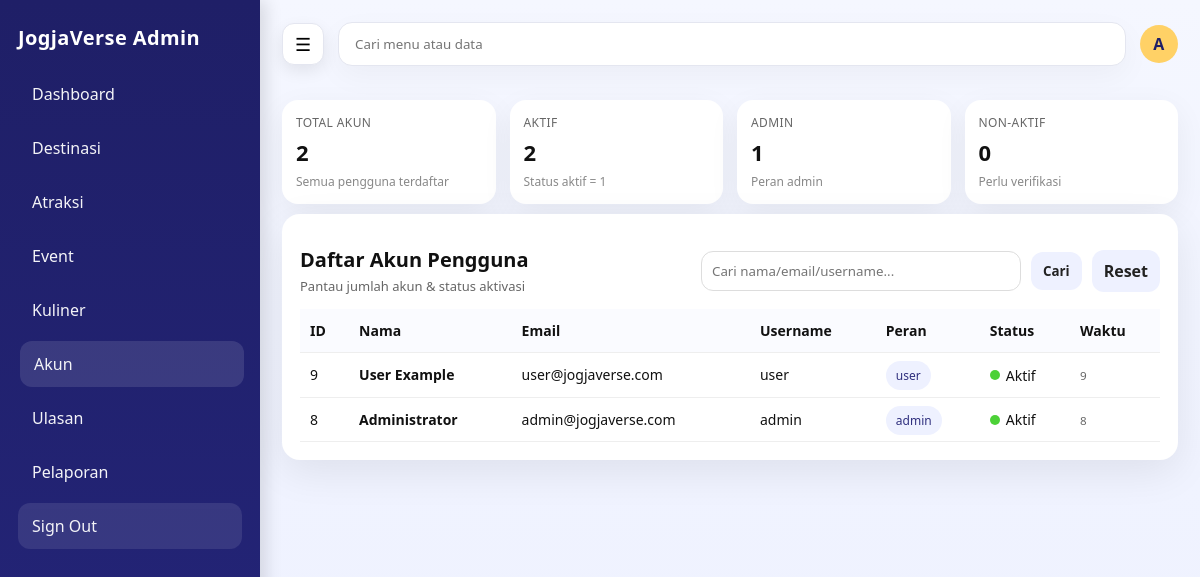
The app's page /admin/akun.php (signed in), older data.
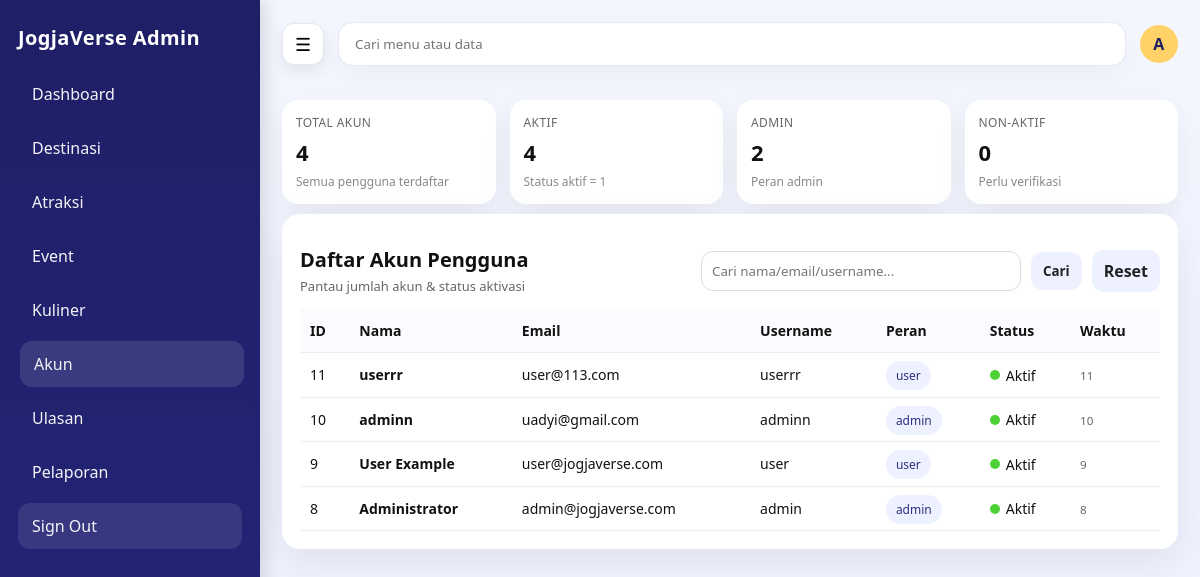
The same page, newer data.
### tables this page shows
CREATE TABLE `pengguna` (
  `id_pengguna` bigint UNSIGNED NOT NULL,
  `nama_lengkap` varchar(120) NOT NULL,
  `username` varchar(60) NOT NULL,
  `email` varchar(120) DEFAULT NULL,
  `kata_sandi_hash` varchar(255) NOT NULL,
  `peran` enum('admin','user') NOT NULL DEFAULT 'user',
  `nomor_hp` varchar(30) DEFAULT NULL,
  `foto_profil_url` varchar(255) DEFAULT NULL,
  `status_aktif` tinyint(1) NOT NULL DEFAULT '1',
  `dibuat_pada` datetime NOT NULL DEFAULT CURRENT_TIMESTAMP,
  `diubah_pada` datetime DEFAULT NULL ON UPDATE CURRENT_TIMESTAMP
);

### admin/_crud_helper.php (called while the page is built, shortened)
<?php
if (!function_exists('h')) {
  function h($val) {
    return htmlspecialchars((string)$val, ENT_QUOTES, 'UTF-8');
  }
}
function describe_table(mysqli $koneksi, string $table): array {
  $cols = [];
  $pk = null;
  $res = $koneksi->query("SHOW FULL COLUMNS FROM `$table`");
  if ($res) {
    while ($row = $res->fetch_assoc()) {
      $cols[] = $row;
      if (($row['Key'] ?? '') === 'PRI') {
        $pk = $row['Field'];
      }
    }
  }
  return [$cols, $pk];
}
function guess_time_col(array $colNames): ?string {
  foreach ($colNames as $n) {
    $ln = strtolower($n);
  }
  return null;
}

### admin/akun.php (the view, shortened to what this page needs)
<?php
require_once __DIR__ . "/../config/koneksi.php";
require_once __DIR__ . "/_crud_helper.php";
function count_pengguna(mysqli $koneksi, string $where = "", string $types = "", array $params = []): int {
  $sql = "SELECT COUNT(*) as total FROM pengguna " . $where;
  $stmt = $koneksi->prepare($sql);
  $stmt->execute();
  $row = $stmt->get_result()->fetch_assoc();
  return (int)($row['total'] ?? 0);
}
[$cols, $pk] = describe_table($koneksi, "pengguna");
$colNames = array_map(fn($c) => $c['Field'], $cols);
$orderCol = guess_time_col($colNames) ?: $pk;
$totalUser   = count_pengguna($koneksi);
$totalAktif  = count_pengguna($koneksi, "WHERE status_aktif = 1");
$totalAdmin  = count_pengguna($koneksi, "WHERE peran = 'admin'");
$totalNonAktif = $totalUser - $totalAktif;
$q = trim($_GET['q'] ?? "");
$sql = "SELECT id_pengguna, nama_lengkap, username, email, peran, status_aktif";
if ($orderCol) $sql .= ", `$orderCol`";
$sql .= " FROM pengguna";
if ($orderCol) {
  $sql .= " ORDER BY `$orderCol` DESC";
}
$stmt = $koneksi->prepare($sql);
$stmt->execute();
$users = $stmt->get_result();
?>
<?php require_once __DIR__ . "/partials/header.php"; ?>
<link rel="stylesheet" href="<?= BASE_URL ?>/assets/css/admin_crud.css">
<div class="metric-cards">
  <div class="metric-card">
    <div class="label">Total Akun</div>
    <div class="value"><?= h($totalUser) ?></div>
    <div class="muted">Semua pengguna terdaftar</div>
  </div>
  <div class="metric-card">
    <div class="label">Aktif</div>
    <div class="value"><?= h($totalAktif) ?></div>
    <div class="muted">Status aktif = 1</div>
  </div>
  <div class="metric-card">
    <div class="label">Admin</div>
    <div class="value"><?= h($totalAdmin) ?></div>
    <div class="muted">Peran admin</div>
  </div>
  <div class="metric-card">
    <div class="label">Non-aktif</div>
    <div class="value"><?= h($totalNonAktif) ?></div>
    <div class="muted">Perlu verifikasi</div>
  </div>
</div>
<div class="card">
  <div class="toolbar">
    <div>
      <h1 class="page-title" style="margin:0">Daftar Akun Pengguna</h1>
      <p class="page-sub">Pantau jumlah akun & status aktivasi</p>
    </div>
    <form method="GET" style="display:flex;gap:10px;align-items:center">
      <input class="search" type="text" name="q" placeholder="Cari nama/email/username..." value="<?= h($q) ?>">
      <button class="btn secondary" type="submit">Cari</button>
      <a class="btn secondary" href="<?= BASE_URL ?>/admin/akun.php">Reset</a>
    </form>
  </div>
  <div class="table-wrap">
    <table class="table2">
      <thead>
        <tr>
          <th>ID</th>
          <th>Nama</th>
          <th>Email</th>
          <th>Username</th>
          <th>Peran</th>
          <th>Status</th>
          <?php if ($orderCol): ?><th>Waktu</th><?php endif; ?>
        </tr>
      </thead>
      <tbody>
        <?php while($row = $users->fetch_assoc()): ?>
          <?php $aktif = ($row['status_aktif'] ?? null) == 1; ?>
          <tr>
            <td><?= h($row['id_pengguna']) ?></td>
            <td><b><?= h($row['nama_lengkap'] ?? '-') ?></b></td>
            <td><?= h($row['email'] ?? '-') ?></td>
            <td><?= h($row['username'] ?? '-') ?></td>
            <td><span class="pill"><?= h($row['peran'] ?? '-') ?></span></td>
            <td>
              <span class="status-dot">
                <span class="<?= $aktif ? '' : 'gray' ?>"></span>
                <?= $aktif ? "Aktif" : "Non-aktif" ?>
              </span>
            </td>
            <?php if ($orderCol): ?>
              <td><small><?= h($row[$orderCol] ?? '-') ?></small></td>
            <?php endif; ?>
          </tr>
        <?php endwhile; ?>
      </tbody>
    </table>
  </div>
</div>
<?php require_once __DIR__ . "/partials/footer.php"; ?>

Row changes from the older to the newer data that the page shows:
added pengguna: id_pengguna "11", nama_lengkap "userrr", email "user@113.com", username "userrr", peran "user", status_aktif 1 (drawn)
added pengguna: id_pengguna "10", nama_lengkap "adminn", email "uadyi@gmail.com", username "adminn", peran "admin", status_aktif 1 (drawn)
Text that changed along with them:
$totalUser: "2" → "4"
$totalAktif: "2" → "4"
$totalAdmin: "1" → "2"
